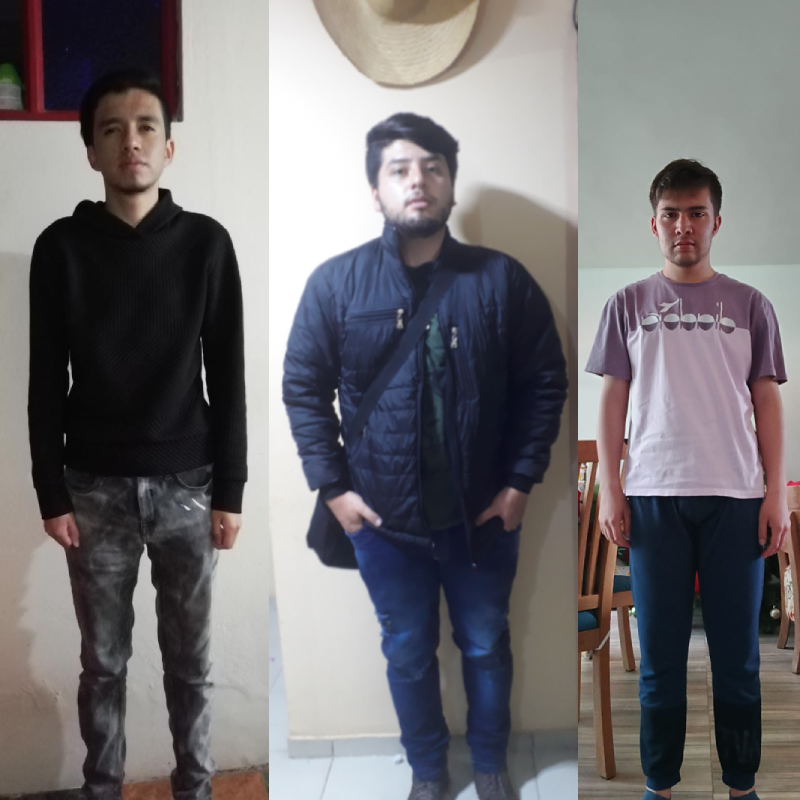
%> input picture Imagenes.png, 800 x 800 px
$ octave taller_2.m   (GNU Octave 9; MATLAB toolbox functions it lacks are replaced by stand-ins)
%> lines starting %> are read from the running program, lines starting %| are printed output that depends on the picture
clear
clc
close all


RGB = imread("Imagenes.png");
%> RGB is the input picture: size 800x800x3 uint8; mean R, G, B 114.8, 112.1, 114.8
I=rgb2gray(RGB);
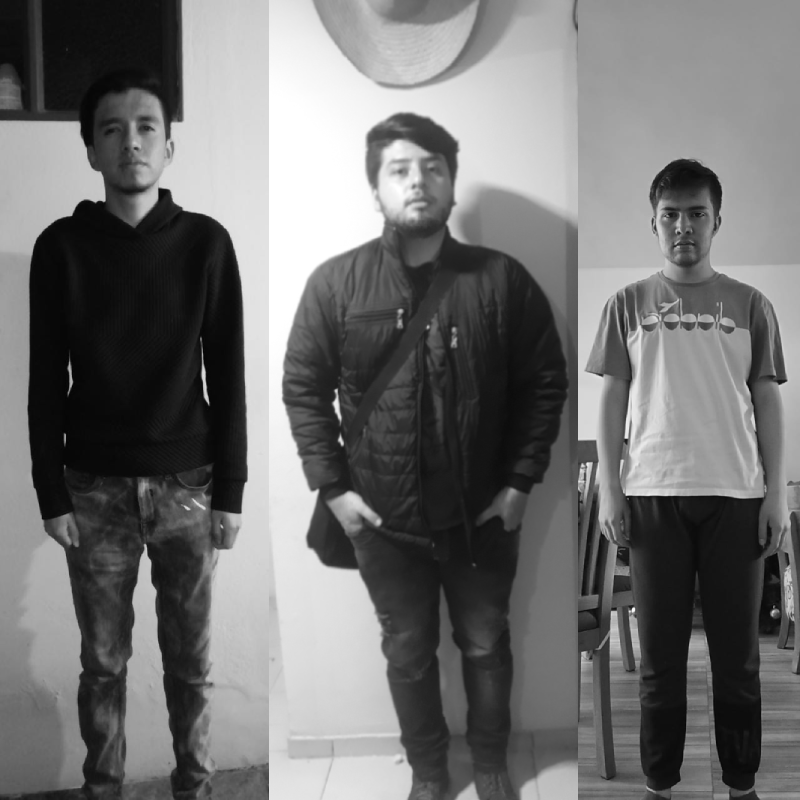
%> I: size 800x800 uint8; min 1, max 255, mean 113.2

BW1 = edge(I,"canny");
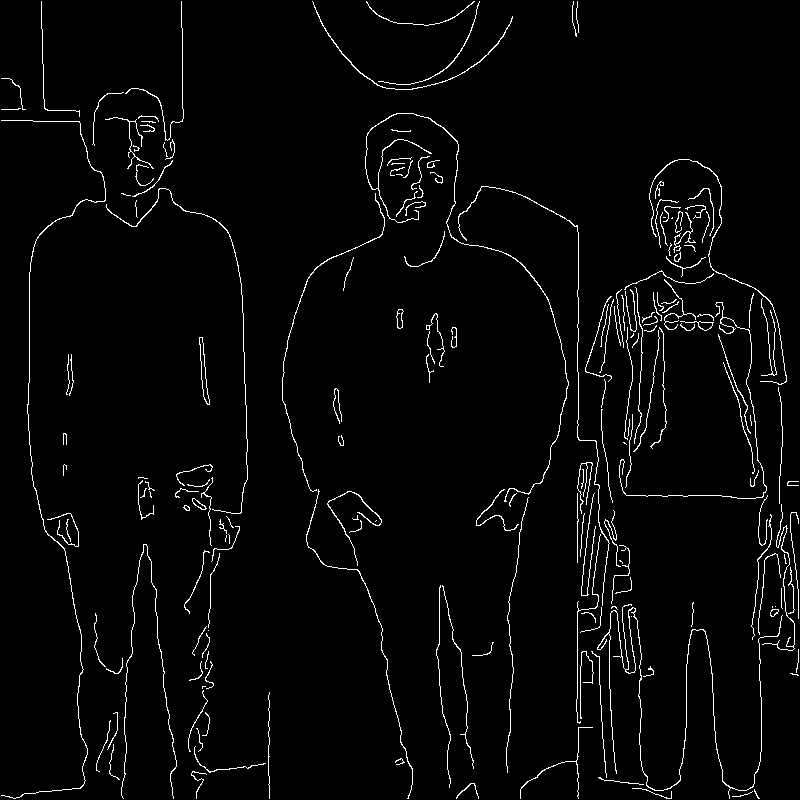
%> BW1: size 800x800 logical; 2.8% white in thin lines or dots
BW2 = edge(I,"canny",0.1);
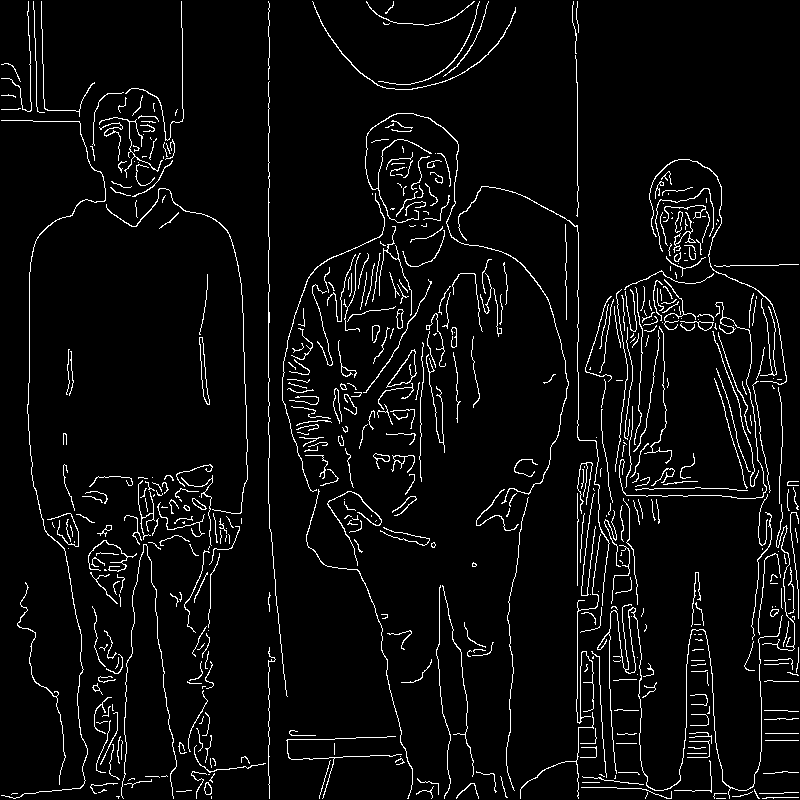
%> BW2: size 800x800 logical; 4.8% white in thin lines or dots
BW3 = edge(I,"canny",0.1,5);
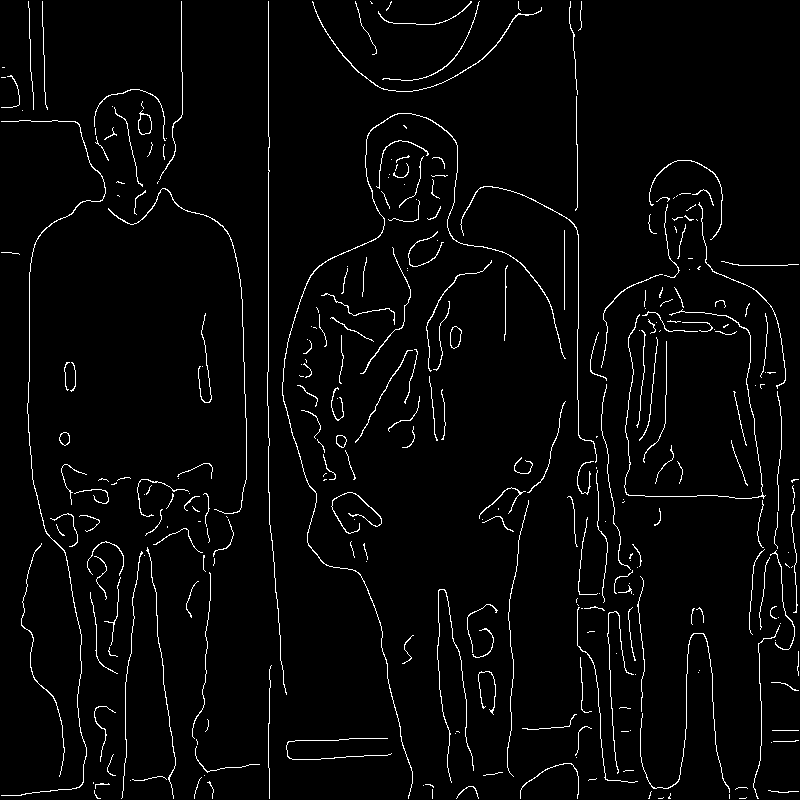
%> BW3: size 800x800 logical; 3% white in thin lines or dots

figure
imshow(BW1);
figure
imshow(BW2);
figure
imshow(BW3);
